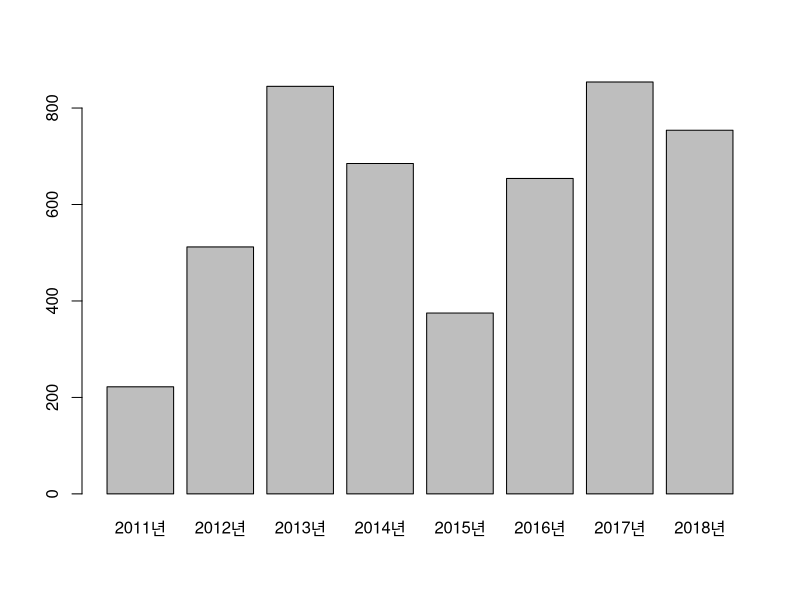
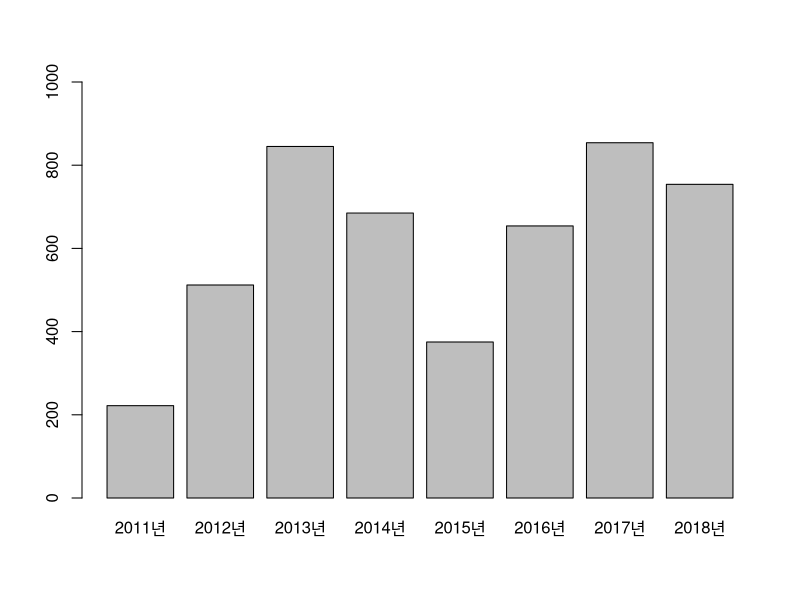
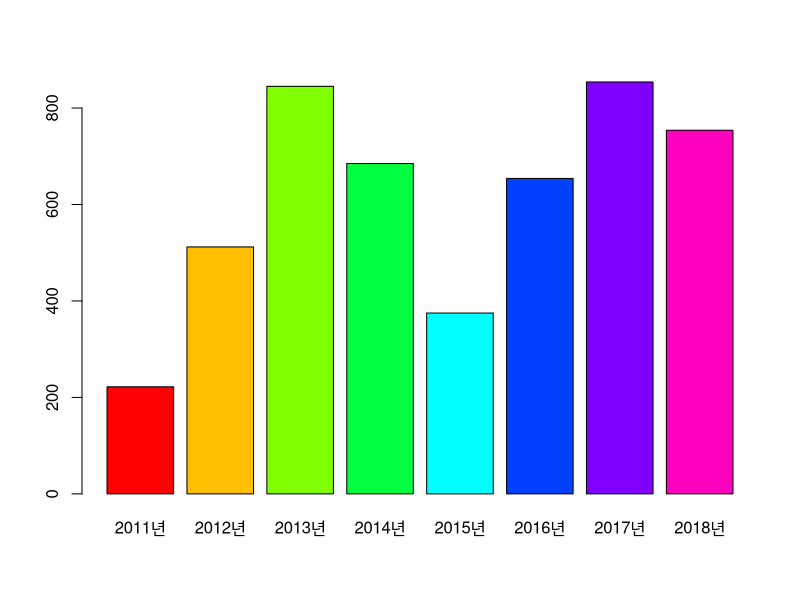
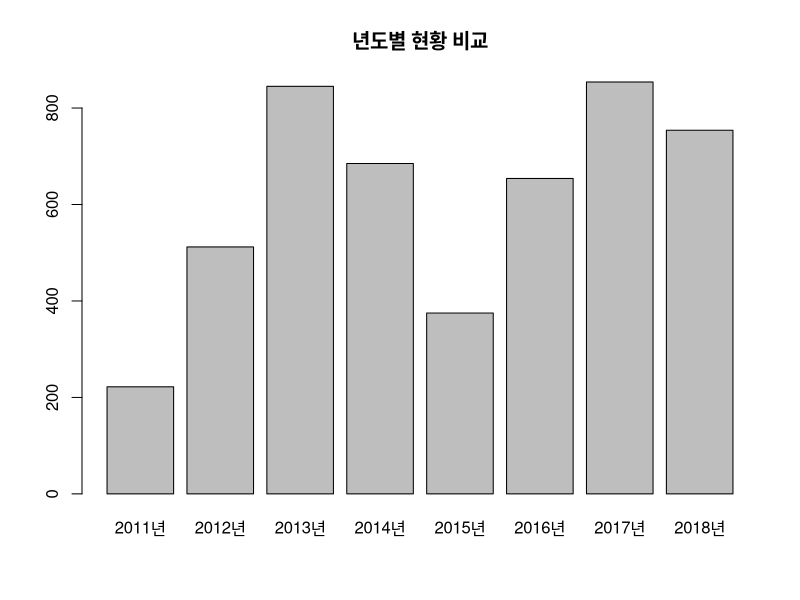
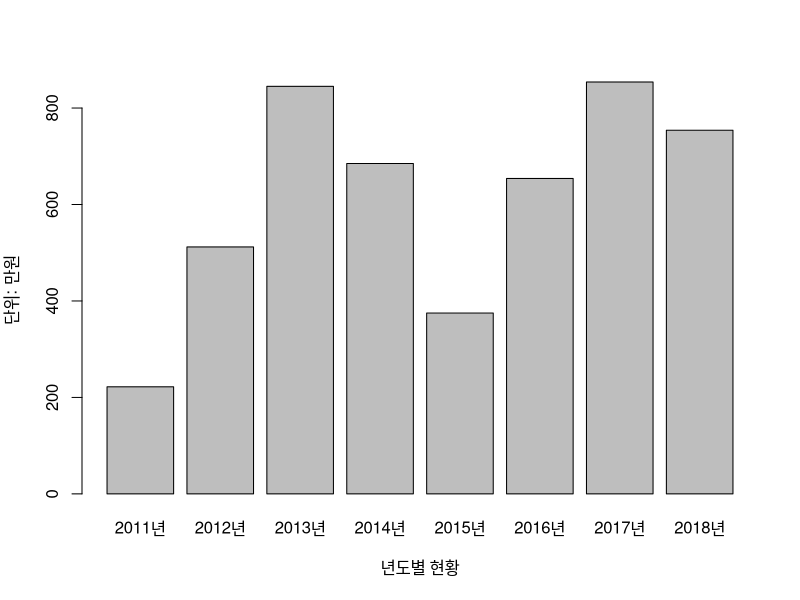
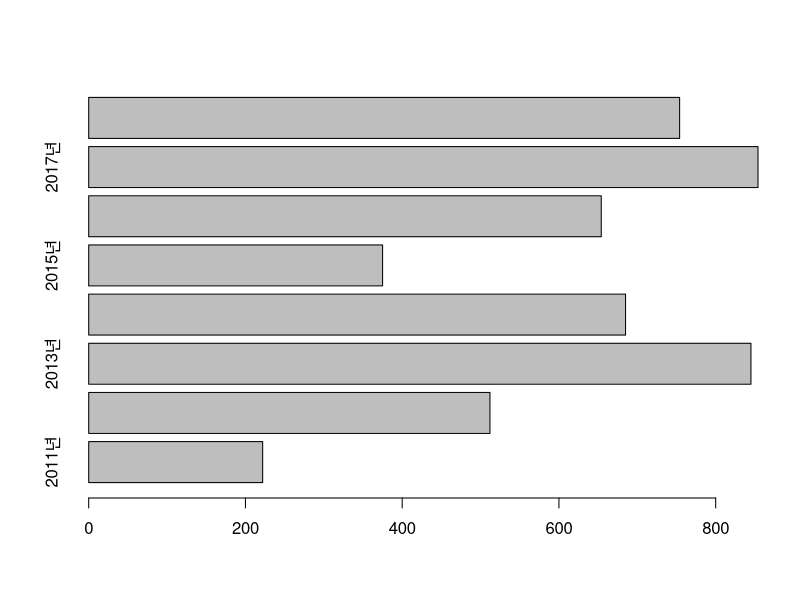
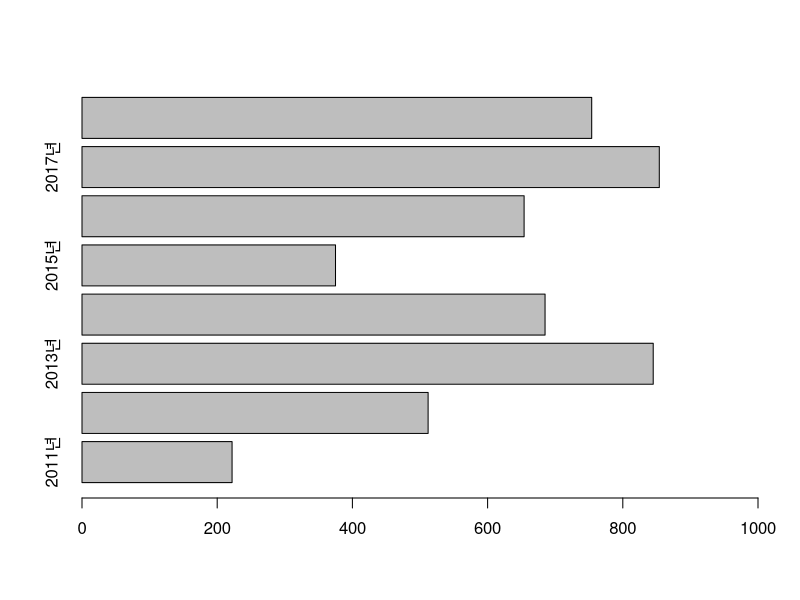
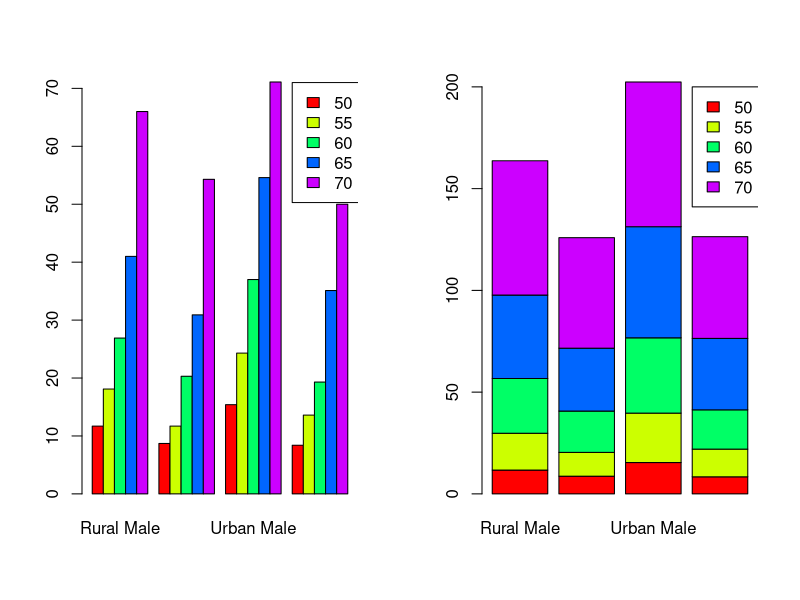

Reproduce these figures in R, in order.
# [1] 데이터 시각화

# 이산 변수 -> 막대, 점, 원형차트               >> ex) 이항분포...
# barplot, pie
# 보통 정수 값의 데이터

# 연속 변수 -> 상자 박스, 히스토그램, 산점도    >> ex) 정규분포, 균등분포 ...
# boxplot, hist, plot
# 이산변수에 비해 실수 값의 데이터


# 1 이산변수 시각화


# 세로 막대 그래프

chart_data <- c(222, 512, 845, 685, 375, 654, 854, 754)
                                                # 예시용 데이터
names(chart_data) <- c("2011년", "2012년", "2013년", "2014년", "2015년","2016년","2017년","2018년")
                                                # 칼럼명 지정
str(chart_data)                                 # 자료구조 확인
barplot(chart_data)                             # 세로막대그래프
barplot(chart_data, ylim = c(0, 1000))          # ylim = c(최소, 최대) -> 세로축 범위 설정
barplot(chart_data, col = rainbow(8))           # col = 색상 -> rainbow(n)은 n가지의 무지개색으로 설정
barplot(chart_data, main = "년도별 현황 비교")  # main = 제목 -> 차트 제목 지정
barplot(chart_data, ylab = "단위: 만원", xlab = "년도별 현황")
                                                # ylab = 세로축 제목, xlab = 가로축 제목

# 가로 막대 그래프

barplot(chart_data, horiz = T)                  # 가로막대그래프 -> horiz = T
barplot(chart_data, horiz = T, xlim = c(0, 1000))     
                                                # xlim = c(최소, 최대) -> 가로축 범위 설정


# 누적 막대 차트

data(VADeaths)                                  # 샘플 데이터 가져오기
VADeaths

str(VADeaths)
dim(VADeaths)

par(mfrow = c(1,2))                             # 1행에 2개의 그래프를 볼 수 있도록 한다.

barplot(VADeaths, beside = T, col = rainbow(5)) # 옆으로 나뉜다. (개별 차트) beside = T
legend(19, 71, c("50", "55", "60", "65", "70"), fill = rainbow(5))
barplot(VADeaths, beside = F, col = rainbow(5)) # 한줄로 쌓인다. (누적 차트) beside = F
legend(3.8, 200, c("50", "55", "60", "65", "70"), fill = rainbow(5))
                                                # legend는 범례를 표시해주는 함수
                                                # x좌표, y좌표, 문자열로 이루어진 범례명, 색구분

par(mfrow = c(1,2))                             # 1행에 2개의 그래프를 볼 수 있도록 한다.

barplot(VADeaths, beside = T, col = rainbow(5), ylim = c(0, 90))
legend("top", c("50", "55", "60", "65", "70"), ncol = 5, fill = rainbow(5))
barplot(VADeaths, beside = F, col = rainbow(5)) # legend에 ncol을 지정해주면 가로로 범례가 나온다.
legend("topright", c("50", "55", "60", "65", "70"), fill = rainbow(5))
                                                # 위치이름, 문자열로 이루어진 범례명, 색구분
                                                # top, bottom, left, right, topright, topleft, bottomright, bottomleft
title(main = "지역별 사망 빈도", font.main = 4)
                                                # title 함수로도 차트 제목 설정 가능, 폰트도 설정 가능


# 점 차트 그래프

chart_data <- c(222, 512, 845, 685, 375, 654, 854, 754)
names(chart_data) <- c("2011년", "2012년", "2013년", "2014년", "2015년","2016년","2017년","2018년")

dotchart(chart_data)                            # 점차트그래프

dotchart(chart_data, color = c("blue"))         # 세로축 레이블과 점 색 지정
dotchart(chart_data, lcolor = c("red"))         # 구분선 색 지정
dotchart(chart_data, labels = names(chart_data))
                                                # 이름이 지어지지 않은 데이터일 경우 레이블 이름 지정 가능
dotchart(chart_data, pch = 1:5)                 # 점 모양 지정 가능, 1:5 -> 1번부터 5번까지의 모양
                                                # 열 별로 번갈아가면서 모양 지정
dotchart(chart_data, xlab = "매출액", ylab = "분기별 현황")
                                                # 세로축과 가로축의 제목 지정
dotchart(chart_data, cex = 1.2)                 # 확대 배율


# 원형 차트 그래프

chart_data <- c(222, 512, 845, 685, 375, 654, 854, 754)
names(chart_data) <- c("2011년", "2012년", "2013년", "2014년", "2015년","2016년","2017년","2018년")

pie(chart_data)                                 # 원형차트그래프

pie(chart_data, col = rainbow(9), cex = 0.8, labels = names(chart_data), main = "분기별 매출 현황")
